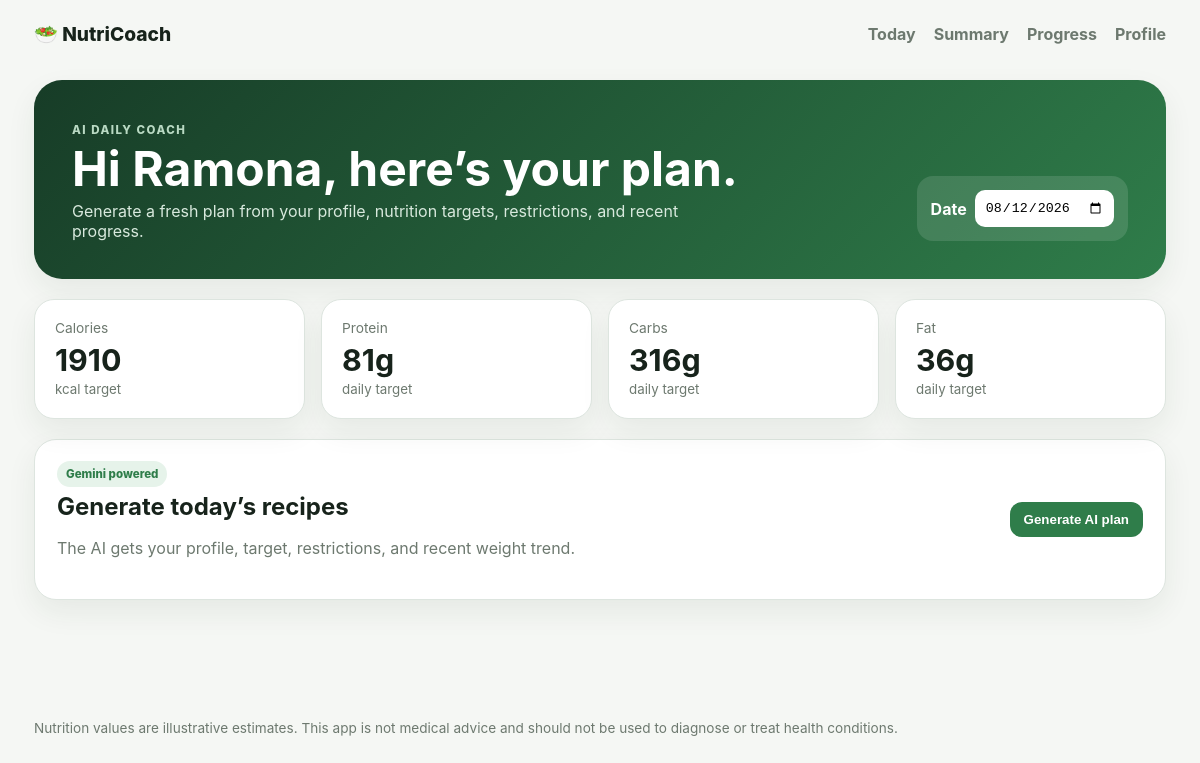
The page /today on the database as committed earlier.
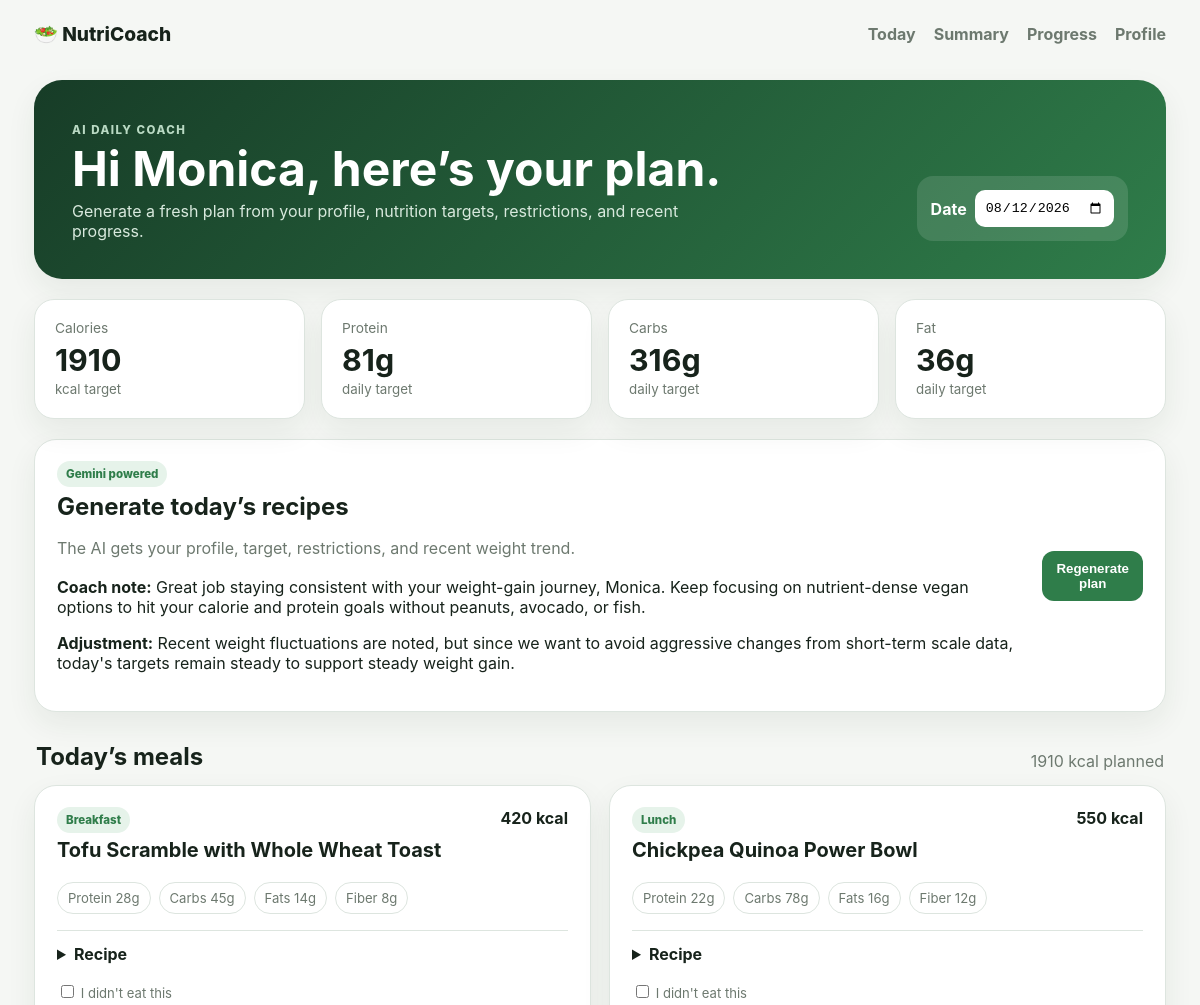
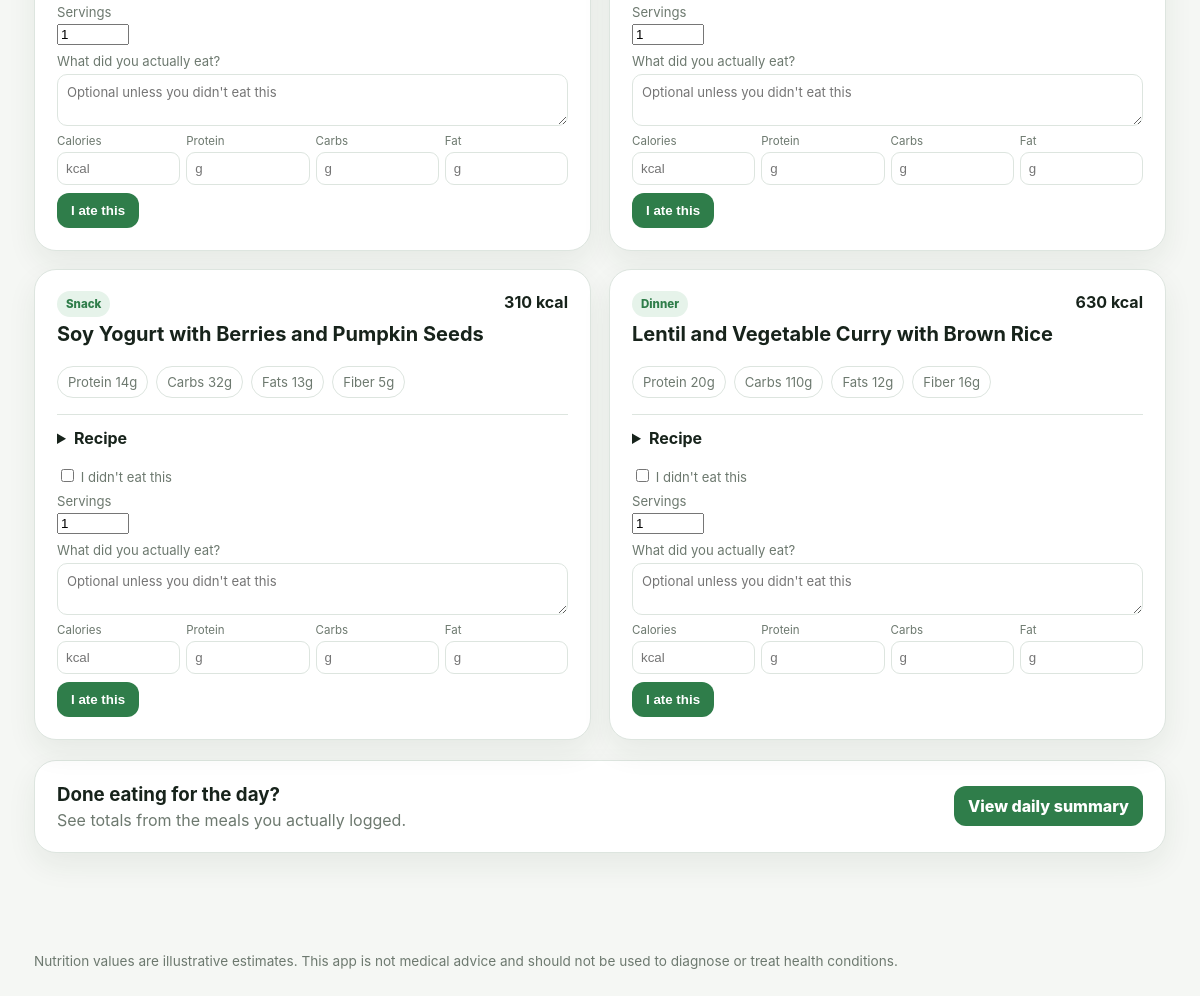
The same page on the database as committed later (2 pictures, top to bottom).
### tables this page shows
CREATE TABLE profile (
        id INTEGER PRIMARY KEY CHECK (id = 1),
        name TEXT NOT NULL,
        age INTEGER NOT NULL,
        sex TEXT NOT NULL,
        weight_kg REAL NOT NULL,
        height_cm REAL NOT NULL,
        activity REAL NOT NULL,
        goal TEXT NOT NULL,
        diet TEXT NOT NULL,
        allergies TEXT DEFAULT '',
        dislikes TEXT DEFAULT ''
    );

CREATE TABLE plans (
        plan_date TEXT NOT NULL,
        meal_type TEXT NOT NULL,
        recipe_id INTEGER NOT NULL,
        PRIMARY KEY(plan_date, meal_type),
        FOREIGN KEY(recipe_id) REFERENCES recipes(id)
    );

CREATE TABLE recipes (
        id INTEGER PRIMARY KEY AUTOINCREMENT,
        name TEXT NOT NULL,
        meal_type TEXT NOT NULL,
        diet TEXT NOT NULL,
        allergens TEXT DEFAULT '',
        ingredients TEXT NOT NULL,
        instructions TEXT NOT NULL,
        calories REAL NOT NULL,
        protein_g REAL NOT NULL,
        carbs_g REAL NOT NULL,
        fat_g REAL NOT NULL,
        fiber_g REAL NOT NULL,
        calcium_mg REAL NOT NULL,
        iron_mg REAL NOT NULL,
        magnesium_mg REAL NOT NULL,
        potassium_mg REAL NOT NULL,
        sodium_mg REAL NOT NULL,
        zinc_mg REAL NOT NULL,
        vitamin_c_mg REAL NOT NULL,
        vitamin_d_mcg REAL NOT NULL,
        vitamin_b12_mcg REAL NOT NULL,
        folate_mcg REAL NOT NULL
    );

### app.py (the view)
@app.route("/today")
def today():
    profile = get_profile()
    if not profile:
        return redirect(url_for("profile"))
    d = request.args.get("date", date.today().isoformat())
    rows = plan_rows(d)
    targets = calc_targets(profile)
    planned = sum_nutrition(rows)
    ai_meta = get_ai_plan_meta(d)
    return render_template("today.html", profile=profile, rows=rows, targets=targets, planned=planned, d=d, ai_meta=ai_meta)

### app.py (called while the page is built)
def db():
    conn = sqlite3.connect(DB_PATH)
    conn.row_factory = sqlite3.Row
    return conn

def get_profile():
    conn = db()
    row = conn.execute("SELECT * FROM profile WHERE id=1").fetchone()
    conn.close()
    return row

def calc_targets(profile):
    w = profile["weight_kg"]
    h = profile["height_cm"]
    a = profile["age"]
    sex = profile["sex"]
    bmr = 10*w + 6.25*h - 5*a + (5 if sex == "male" else -161 if sex == "female" else -78)
    tdee = bmr * profile["activity"]
    goal = profile["goal"]
    adjustment = {
        "lose": -400,
        "maintain": 0,
        "gain": 300,
        "muscle": 250,
    }.get(goal, 0)
    calories = max(1200, round((tdee + adjustment) / 10) * 10)
    if goal in ("muscle", "gain"):
        protein = round(w * 1.8)
    elif goal == "lose":
        protein = round(w * 1.7)
    else:
        protein = round(w * 1.4)
    fat = round(w * 0.8)
    carbs = max(80, round((calories - protein*4 - fat*9) / 4))
    return {"calories": calories, "protein_g": protein, "carbs_g": carbs, "fat_g": fat}

### templates/today.html (shortened to what this page needs)
{% extends "base.html" %}
{% block content %}
<section class="hero">
  <div>
    <span class="eyebrow">AI daily coach</span>
    <h1>Hi {{ profile['name'] }}, here’s your plan.</h1>
    <p>Generate a fresh plan from your profile, nutrition targets, restrictions, and recent progress.</p>
  </div>
  <form method="get" class="date-box">
    <label>Date <input type="date" name="date" value="{{ d }}" onchange="this.form.submit()"></label>
  </form>
</section>
<section class="target-grid">
  <div class="stat"><span>Calories</span><strong>{{ targets.calories }}</strong><small>kcal target</small></div>
  <div class="stat"><span>Protein</span><strong>{{ targets.protein_g }}g</strong><small>daily target</small></div>
  <div class="stat"><span>Carbs</span><strong>{{ targets.carbs_g }}g</strong><small>daily target</small></div>
  <div class="stat"><span>Fat</span><strong>{{ targets.fat_g }}g</strong><small>daily target</small></div>
</section>
<div class="card ai-box">
  <div>
    <span class="pill">Gemini powered</span>
    <h2>Generate today’s recipes</h2>
    <p class="muted">The AI gets your profile, target, restrictions, and recent weight trend.</p>
    {% if ai_meta %}
      <p><b>Coach note:</b> {{ ai_meta['coach_note'] }}</p>
      <p><b>Adjustment:</b> {{ ai_meta['adjustment_reason'] }}</p>
    {% endif %}
  </div>
  <form method="post" action="{{ url_for('generate_ai_plan') }}">
    <button class="primary">{% if rows %}Regenerate plan{% else %}Generate AI plan{% endif %}</button>
  </form>
</div>
{% if rows %}
<div class="section-title"><h2>Today’s meals</h2><span>{{ planned.calories|round|int }} kcal planned</span></div>
<section class="meal-grid">
{% for r in rows %}
<article class="card meal-card">
  <div class="meal-top">
    <div><span class="pill">{{ r['meal_type'] }}</span><h3>{{ r['name'] }}</h3></div>
    <strong>{{ r['calories']|round|int }} kcal</strong>
  </div>
  <div class="macro-row">
    <span>Protein {{ r['protein_g']|round|int }}g</span>
    <span>Carbs {{ r['carbs_g']|round|int }}g</span>
    <span>Fats {{ r['fat_g']|round|int }}g</span>
    <span>Fiber {{ r['fiber_g']|round|int }}g</span>
  </div>
  <details>
    <summary>Recipe</summary>
  </details>
  <div class="actions">
    <form method="post" action="{{ url_for('log_recipe', recipe_id=r['id']) }}" class="log-form">
      <label class="skip-meal"><input type="checkbox" name="didnt_eat"> I didn't eat this</label>
      <label class="servings-label">Servings<input type="number" name="servings" value="1" min="0.25" step="0.25"></label>
      <label class="actual-food-label">What did you actually eat?
        <textarea name="actual_food" rows="2" placeholder="Optional unless you didn't eat this"></textarea>
      </label>
      <div class="actual-nutrition">
        <label>Calories<input type="number" name="actual_calories" min="0" step="1" placeholder="kcal"></label>
        <label>Protein<input type="number" name="actual_protein_g" min="0" step="0.1" placeholder="g"></label>
        <label>Carbs<input type="number" name="actual_carbs_g" min="0" step="0.1" placeholder="g"></label>
        <label>Fat<input type="number" name="actual_fat_g" min="0" step="0.1" placeholder="g"></label>
      </div>
      <button class="primary">I ate this</button>
    </form>
  </div>
</article>
{% endfor %}
</section>
<div class="cta card">
  <div><h3>Done eating for the day?</h3><p>See totals from the meals you actually logged.</p></div>
  <a class="button primary" href="{{ url_for('summary', date=d) }}">View daily summary</a>
</div>
{% endif %}
{% endblock %}

Rows that differ between the two databases and show on the page:
changed profile: name "Ramona" → "Monica"
now on this page (row edited): plans: meal_type "Breakfast", name "Tofu Scramble with Whole Wheat Toast", calories "420", protein_g "28", carbs_g "45", fat_g "14", fiber_g "8"
now on this page (row edited): plans: meal_type "Lunch", name "Chickpea Quinoa Power Bowl", calories "550", protein_g "22", carbs_g "78", fat_g "16", fiber_g "12"
now on this page (row edited): plans: meal_type "Snack", name "Soy Yogurt with Berries and Pumpkin Seeds", calories "310", protein_g "14", carbs_g "32", fat_g "13", fiber_g "5"
now on this page (row edited): plans: meal_type "Dinner", name "Lentil and Vegetable Curry with Brown Rice", calories "630", protein_g "20", carbs_g "110", fat_g "12", fiber_g "16"
Other text that changed with them:
{{ ai_meta['coach_note'] }}: (not shown) → "Great job staying consistent with your weight-gain journey, Monica. Keep focusing on nutrient-dense vegan options to hit your calorie and protein goals without peanuts, avocado, or fish."
{{ ai_meta['adjustment_reason'] }}: (not shown) → "Recent weight fluctuations are noted, but since we want to avoid aggressive changes from short-term scale data, today's targets remain steady to support steady weight gain."
{{ planned.calories|round|int }}: (not shown) → "1910"
text no longer shown: "Generate AI plan"
text now shown: "Coach note: Adjustment: Regenerate plan Today’s meals kcal planned Done eating for the day? See totals from the meals you actually logged. View daily summary"
